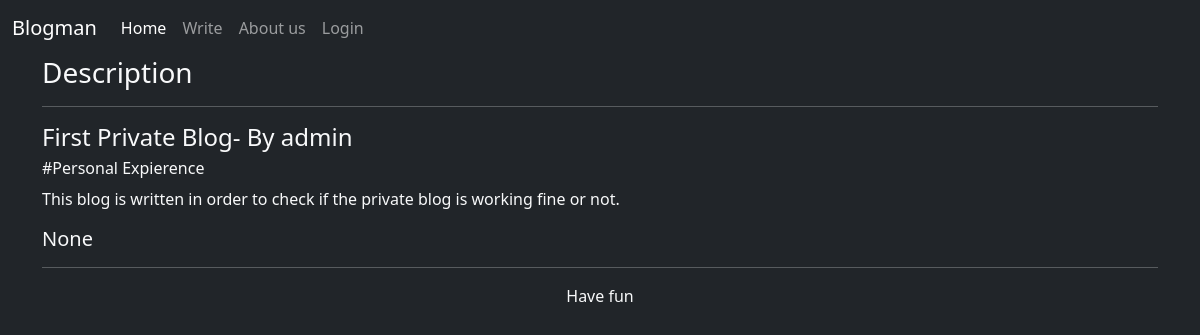
Page /desc/9 on the committed database.
### blogs/models.py (models this page shows, shortened)
class Blog(models.Model):
	id = models.BigAutoField(primary_key= True)
	genre_type = [
		("Science and Technology","Science and Technology"),
		("Literature","Literature"),
		("Action","Action"),
		("Personal Expierence","Personal Expierence"),
	]
	author = models.CharField(max_length=50)
	title  = models.CharField(max_length=100)
	genre  = models.CharField(max_length = 50, blank = True, null = True, choices=genre_type)
	content= models.TextField(blank = False)
	date = models.DateTimeField(blank= False)
	update_time = models.DateTimeField(blank= False, auto_now=True)
	private= models.BooleanField(default= False)
	class Meta:
		ordering = ['date']

### blogs/views.py (the view)
# urls.py: path('desc/<int:id>',blog_views.desc, name='desc')
def desc(request, id, *args, **kwargs):
	try:
		blog = Blog.objects.get(id = id)
		author = User.objects.get(id = blog.author)
		context={
			'blog':blog,
			"author":author
		}
	except Exception as e:
		print(e)
		messages.success(request, "Not a valid blog..")
		return redirect('/')
	return render(request,'desc.html', context)

### templates/desc.html (shortened to what this page needs)
{%extends 'Base.html'%}
{%block body%}
	<div class="container">
	<h3>Description</h3>
	<hr>
			<h4>{{blog.title}}- By {{author}}</h4>
			<h6>#{{blog.genre}}</h6>
			<p id ="context">
				{{blog.content}}
			</p>
			<h5>{{blog.date}}</h5>
			<hr>
	</div>
{%endblock%}

### rows in the picture
Blog: title "First Private Blog", genre "Personal Expierence", content "This blog is written in order to check if the private blog is working fine or not.", date "None"

### other values in the picture
{{ author }} "admin"
